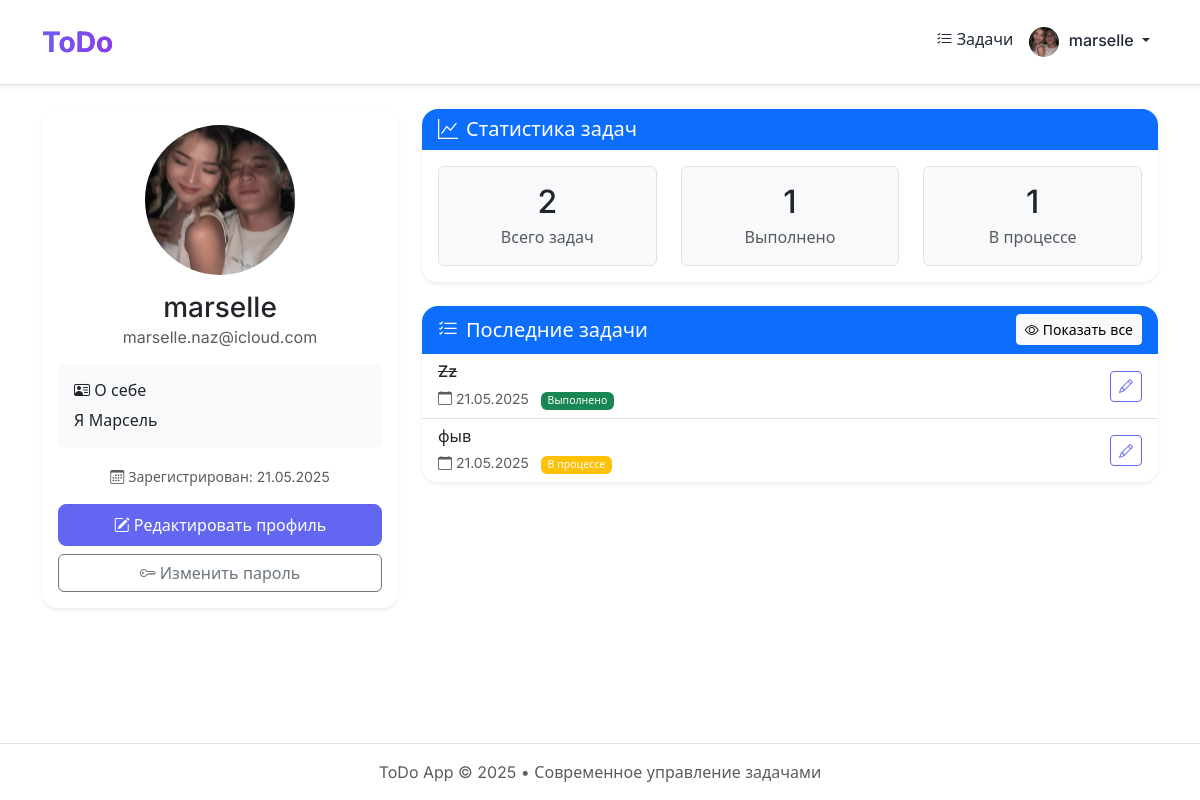
/profile/ (signed in), run on the app's committed database.
### main/models.py (models this page shows, shortened)
class CustomUser(AbstractUser):
    image = models.ImageField(
         upload_to='profile_images/',
         blank=True, null=True,
         verbose_name="Изображение профиля"
    )
    bio = models.TextField(
        blank=True, null=True,
        verbose_name="Биография"
    )
    class Meta:
        verbose_name = "Пользователь"
        verbose_name_plural = "Пользователи"
        ordering = ['username']

class Task(models.Model):
    title = models.CharField(max_length=255, verbose_name="Название задачи")
    description = models.TextField(blank=True, null=True, verbose_name="Описание")
    completed = models.BooleanField(default=False, verbose_name="Выполнено")
    user = models.ForeignKey(
        CustomUser,
        on_delete=models.CASCADE,
        related_name='tasks',
        verbose_name="Пользователь"
    )
    created_at = models.DateTimeField(auto_now_add=True, verbose_name="Дата создания")
    updated_at = models.DateTimeField(auto_now=True, verbose_name="Дата обновления")
    class Meta:
        verbose_name = "Задача"
        verbose_name_plural = "Задачи"

### main/views.py (the view)
# urls.py: path('profile/', views.user_profile, name='profile'),
@login_required(login_url='login')
def user_profile(request):
    profile = request.user
    completed_count = Task.objects.filter(user=profile, completed=True).count()
    uncompleted_count = Task.objects.filter(user=profile, completed=False).count()
    context = {
        'profile': profile,
        'completed_count': completed_count,
        'uncompleted_count': uncompleted_count
    }
    return render(request, 'auth/profile.html', context)

### templates/auth/profile.html (shortened to what this page needs)
{% extends 'base.html' %}
{% load static %}
{% block content %}
<div class="row">
    <div class="col-lg-4 mb-4">
        <div class="card shadow-sm">
            <div class="card-body text-center">
                {% if profile.image %}
                    <div style="width:150px; height:150px; overflow:hidden; border-radius:50%; margin:0 auto 1rem auto; display:flex; align-items:center; justify-content:center;">
                        <img src="{{ profile.image.url }}" alt="{{ profile.username }}" style="object-fit:cover; width:100%; height:100%;">
                    </div>
                {% else %}
                    <div class="img-profile-placeholder rounded-circle mb-3 mx-auto d-flex align-items-center justify-content:center" style="width: 150px; height: 150px; background-color: #6f42c1; color: white; font-size: 4rem;">
                        {{ profile.username|slice:":1"|upper }}
                    </div>
                {% endif %}
                <h3 class="mb-0">{{ profile.username }}</h3>
                <p class="text-muted">{{ profile.email }}</p>
                {% if profile.bio %}
                    <div class="bg-light p-3 rounded mb-3 text-start">
                        <h6 class="mb-2"><i class="bi bi-person-vcard"></i> О себе</h6>
                        <p class="mb-0">{{ profile.bio }}</p>
                    </div>
                {% endif %}
                <div class="text-muted mb-3">
                    <small>
                        <i class="bi bi-calendar3"></i> Зарегистрирован: {{ profile.date_joined|date:"d.m.Y" }}
                    </small>
                </div>
                <div class="d-grid gap-2">
                    <a href="{% url 'edit_profile' %}" class="btn btn-primary">
                        <i class="bi bi-pencil-square me-1"></i>Редактировать профиль
                    </a>
                    <a href="{% url 'change_password' %}" class="btn btn-outline-secondary">
                        <i class="bi bi-key me-1"></i>Изменить пароль
                    </a>
                </div>
            </div>
        </div>
    </div>
    <div class="col-lg-8">
        <div class="card shadow-sm mb-4">
            <div class="card-header bg-primary text-white">
                <h5 class="mb-0"><i class="bi bi-graph-up me-2"></i>Статистика задач</h5>
            </div>
            <div class="card-body">
                <div class="row text-center">
                    <div class="col-md-4 mb-3 mb-md-0">
                        <div class="p-3 border rounded bg-light">
                            <h2 class="mb-1">{{ profile.tasks.count }}</h2>
                            <p class="text-muted mb-0">Всего задач</p>
                        </div>
                    </div>
                    <div class="col-md-4 mb-3 mb-md-0">
                        <div class="p-3 border rounded bg-light">
                            <h2 class="mb-1">{{ completed_count }}</h2>
                            <p class="text-muted mb-0">Выполнено</p>
                        </div>
                    </div>
                    <div class="col-md-4">
                        <div class="p-3 border rounded bg-light">
                            <h2 class="mb-1">{{ uncompleted_count }}</h2>
                            <p class="text-muted mb-0">В процессе</p>
                        </div>
                    </div>
                </div>
            </div>
        </div>
        <div class="card shadow-sm">
            <div class="card-header bg-primary text-white d-flex justify-content-between align-items-center">
                <h5 class="mb-0"><i class="bi bi-list-check me-2"></i>Последние задачи</h5>
                <a href="{% url 'todo_list' %}" class="btn btn-sm btn-light">
                    <i class="bi bi-eye me-1"></i>Показать все
                </a>
            </div>
            <div class="card-body p-0">
                <div class="list-group list-group-flush">
                    {% for task in profile.tasks.all|dictsortreversed:"created_at"|slice:":5" %}
                        <div class="list-group-item">
                            <div class="d-flex w-100 justify-content-between align-items-center">
                                <div>
                                    <h6 class="mb-1 {% if task.completed %}text-decoration-line-through{% endif %}">
                                        {{ task.title }}
                                    </h6>
                                    <small class="text-muted">
                                        <i class="bi bi-calendar"></i> {{ task.created_at|date:"d.m.Y" }}
                                        <span class="badge {% if task.completed %}bg-success{% else %}bg-warning{% endif %} ms-2">
                                            {{ task.completed|yesno:"Выполнено,В процессе" }}
                                        </span>
                                    </small>
                                </div>
                                <a href="{% url 'edit_task' task.id %}" class="btn btn-sm btn-outline-primary">
                                    <i class="bi bi-pencil"></i>
                                </a>
                            </div>
                        </div>
                    {% endfor %}
                </div>
            </div>
        </div>
    </div>
</div>
{% endblock %}

### templates/base.html (shortened to what this page needs)
{% load static %}
<!DOCTYPE html>
<html lang="ru">
<head>
    <link rel="stylesheet" href="https://cdn.jsdelivr.net/npm/bootstrap@5.3.3/dist/css/bootstrap.min.css">
    <link rel="stylesheet" href="https://cdn.jsdelivr.net/npm/bootstrap-icons@1.11.3/font/bootstrap-icons.css">
    <link rel="stylesheet" href="{% static 'css/style.css' %}">
</head>
<body class="animate-fade-in">
    <header class="py-3 mb-4 border-bottom bg-white shadow-sm sticky-top animate-slide-down">
        <div class="container">
            <nav class="navbar navbar-expand-lg p-0">
                <a href="{% url 'todo_list' %}" class="navbar-brand d-flex align-items-center text-decoration-none">
                    <span class="fs-3 fw-bold" style="background: var(--background-gradient); -webkit-background-clip: text; -webkit-text-fill-color: transparent;">ToDo</span>
                </a>
                {% if user.is_authenticated %}
                <div class="collapse navbar-collapse" id="navbarContent">
                    <ul class="navbar-nav ms-auto">
                        <li class="nav-item">
                            <a class="nav-link" href="{% url 'todo_list' %}"><i class="bi bi-list-check"></i> Задачи</a>
                        </li>
                        <li class="nav-item dropdown">
                            <a class="nav-link dropdown-toggle" href="#" role="button" data-bs-toggle="dropdown" aria-expanded="false">
                                {% if user.image %}
                                    <div style="width:30px; height:30px; overflow:hidden; border-radius:50%; display:inline-flex; align-items:center; justify-content:center; vertical-align:middle; margin-right:5px;">
                                        <img src="{{ user.image.url }}" alt="{{ user.username }}" style="object-fit:cover; width:100%; height:100%;">
                                    </div>
                                {% else %}
                                    <span style="width:30px; height:30px; overflow:hidden; border-radius:50%; display:inline-flex; align-items:center; justify-content:center; vertical-align:middle; margin-right:5px; background-color:#6f42c1; color:white; font-size:0.875rem;">
                                        {{ user.username|slice:":1"|upper }}
                                    </span>
                                {% endif %}
                                <span class="d-lg-inline d-none">{{ user.username }}</span>
                            </a>
                        </li>
                    </ul>
                </div>
                {% endif %}
            </nav>
        </div>
    </header>
    <div class="container mb-5">
        <div class="animate-fade-in">
            {% block content %}{% endblock %}
        </div>
    </div>
    <footer class="footer mt-auto py-3 bg-white border-top">
        <div class="container text-center">
            <p class="text-muted mb-0">ToDo App &copy; 2025 • Современное управление задачами</p>
        </div>
    </footer>
</body>
</html>

### static/css/style.css (style rules this page uses)
:root { --primary-color: #6366f1; --primary-hover: #4f46e5; --secondary-color: #9333ea; --text-color: #1f2937; --text-light: #6b7280; --background-color: #f3f4f6; --background-gradient: linear-gradient(135deg, #6366f1, #9333ea); --success-color: #10b981; --danger-color: #ef4444; --warning-color: #f59e0b; --border-color: #e5e7eb; --box-shadow: 0 10px 15px -3px rgba(0, 0, 0, 0.1), 0 4px 6px -2px rgba(0, 0, 0, 0.05); --transition: all 0.3s ease; }
body { font-family: 'Inter', sans-serif; background-color: var(--background-color); color: var(--text-color); line-height: 1.5; }
.animate-fade-in { animation: fadeIn 0.6s ease-in-out; }
.animate-slide-down { animation: slideDown 0.5s ease-out; }
body { min-height: 100vh; display: flex; flex-direction: column; margin: 0; background-color: var(--light-gray); font-family: 'Inter', 'Segoe UI', Arial, sans-serif; color: var(--text-primary); }
.footer { margin-top: auto; }
.card { background: white; border-radius: 1rem; box-shadow: 0 4px 6px -1px rgba(0, 0, 0, 0.1), 0 2px 4px -1px rgba(0, 0, 0, 0.06); transition: var(--transition); border: none; overflow: hidden; }
.card-header { background-color: rgba(var(--bs-primary-rgb), 0.1); border-bottom: 1px solid rgba(var(--bs-primary-rgb), 0.1); }
.btn-primary { background: var(--primary-color); border-color: var(--primary-color); color: white; padding: 0.5rem 1.5rem; border-radius: 0.5rem; font-weight: 500; transition: var(--transition); }
.btn-outline-primary { border-color: var(--primary-color); color: var(--primary-color); background: transparent; }
.badge { padding: 0.35em 0.65em; font-weight: 500; border-radius: 0.375rem; }
.navbar { padding: 0.5rem 1rem; }
.navbar-brand { font-weight: 700; font-size: 1.5rem; background: var(--background-gradient); -webkit-background-clip: text; -webkit-text-fill-color: transparent; }
.nav-link { font-weight: 500; color: var(--text-color); padding: 0.5rem 1rem; transition: var(--transition); border-radius: 0.375rem; }

### data on the page
CustomUser: image (picture), username "marselle", email "marselle.naz@icloud.com", bio "Я Марсель", date_joined "21.05.2025", tasks.count "2"
Task: title "Zz", created_at "21.05.2025", completed "Выполнено"
Task: title "фыв", created_at "21.05.2025", completed "В процессе"

### other printed values
{{ completed_count }} "1"
{{ uncompleted_count }} "1"
